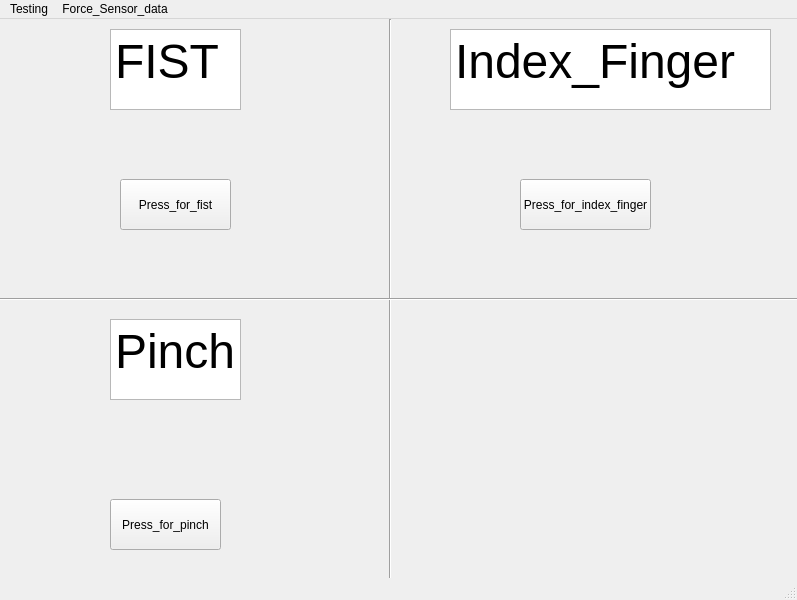
<?xml version="1.0" encoding="UTF-8"?>
<ui version="4.0">
 <class>MainWindow</class>
 <widget class="QMainWindow" name="MainWindow">
  <property name="geometry">
   <rect>
    <x>0</x>
    <y>0</y>
    <width>797</width>
    <height>600</height>
   </rect>
  </property>
  <property name="windowTitle">
   <string>MainWindow</string>
  </property>
  <widget class="QWidget" name="centralwidget">
   <widget class="Line" name="line">
    <property name="geometry">
     <rect>
      <x>380</x>
      <y>0</y>
      <width>21</width>
      <height>561</height>
     </rect>
    </property>
    <property name="orientation">
     <enum>Qt::Vertical</enum>
    </property>
   </widget>
   <widget class="Line" name="line_2">
    <property name="geometry">
     <rect>
      <x>-10</x>
      <y>260</y>
      <width>821</width>
      <height>41</height>
     </rect>
    </property>
    <property name="orientation">
     <enum>Qt::Horizontal</enum>
    </property>
   </widget>
   <widget class="QTextBrowser" name="textBrowser">
    <property name="geometry">
     <rect>
      <x>110</x>
      <y>10</y>
      <width>131</width>
      <height>81</height>
     </rect>
    </property>
    <property name="html">
     <string>&lt;!DOCTYPE HTML PUBLIC &quot;-//W3C//DTD HTML 4.0//EN&quot; &quot;http://www.w3.org/TR/REC-html40/strict.dtd&quot;&gt;
&lt;html&gt;&lt;head&gt;&lt;meta name=&quot;qrichtext&quot; content=&quot;1&quot; /&gt;&lt;style type=&quot;text/css&quot;&gt;
p, li { white-space: pre-wrap; }
&lt;/style&gt;&lt;/head&gt;&lt;body style=&quot; font-family:'MS Shell Dlg 2'; font-size:8.25pt; font-weight:400; font-style:normal;&quot;&gt;
&lt;p style=&quot; margin-top:0px; margin-bottom:0px; margin-left:0px; margin-right:0px; -qt-block-indent:0; text-indent:0px;&quot;&gt;&lt;span style=&quot; font-size:36pt;&quot;&gt;FIST&lt;/span&gt;&lt;/p&gt;&lt;/body&gt;&lt;/html&gt;</string>
    </property>
   </widget>
   <widget class="QPushButton" name="pushButton">
    <property name="geometry">
     <rect>
      <x>120</x>
      <y>160</y>
      <width>111</width>
      <height>51</height>
     </rect>
    </property>
    <property name="text">
     <string>Press_for_fist</string>
    </property>
   </widget>
   <widget class="QPushButton" name="pushButton_2">
    <property name="geometry">
     <rect>
      <x>110</x>
      <y>480</y>
      <width>111</width>
      <height>51</height>
     </rect>
    </property>
    <property name="text">
     <string>Press_for_pinch</string>
    </property>
   </widget>
   <widget class="QPushButton" name="pushButton_4">
    <property name="geometry">
     <rect>
      <x>520</x>
      <y>160</y>
      <width>131</width>
      <height>51</height>
     </rect>
    </property>
    <property name="text">
     <string>Press_for_index_finger</string>
    </property>
   </widget>
   <widget class="QTextBrowser" name="textBrowser_2">
    <property name="geometry">
     <rect>
      <x>450</x>
      <y>10</y>
      <width>321</width>
      <height>81</height>
     </rect>
    </property>
    <property name="html">
     <string>&lt;!DOCTYPE HTML PUBLIC &quot;-//W3C//DTD HTML 4.0//EN&quot; &quot;http://www.w3.org/TR/REC-html40/strict.dtd&quot;&gt;
&lt;html&gt;&lt;head&gt;&lt;meta name=&quot;qrichtext&quot; content=&quot;1&quot; /&gt;&lt;style type=&quot;text/css&quot;&gt;
p, li { white-space: pre-wrap; }
&lt;/style&gt;&lt;/head&gt;&lt;body style=&quot; font-family:'MS Shell Dlg 2'; font-size:8.25pt; font-weight:400; font-style:normal;&quot;&gt;
&lt;p style=&quot; margin-top:0px; margin-bottom:0px; margin-left:0px; margin-right:0px; -qt-block-indent:0; text-indent:0px;&quot;&gt;&lt;span style=&quot; font-size:36pt;&quot;&gt;Index_Finger&lt;/span&gt;&lt;/p&gt;&lt;/body&gt;&lt;/html&gt;</string>
    </property>
   </widget>
   <widget class="QTextBrowser" name="textBrowser_3">
    <property name="geometry">
     <rect>
      <x>110</x>
      <y>300</y>
      <width>131</width>
      <height>81</height>
     </rect>
    </property>
    <property name="html">
     <string>&lt;!DOCTYPE HTML PUBLIC &quot;-//W3C//DTD HTML 4.0//EN&quot; &quot;http://www.w3.org/TR/REC-html40/strict.dtd&quot;&gt;
&lt;html&gt;&lt;head&gt;&lt;meta name=&quot;qrichtext&quot; content=&quot;1&quot; /&gt;&lt;style type=&quot;text/css&quot;&gt;
p, li { white-space: pre-wrap; }
&lt;/style&gt;&lt;/head&gt;&lt;body style=&quot; font-family:'MS Shell Dlg 2'; font-size:8.25pt; font-weight:400; font-style:normal;&quot;&gt;
&lt;p style=&quot; margin-top:0px; margin-bottom:0px; margin-left:0px; margin-right:0px; -qt-block-indent:0; text-indent:0px;&quot;&gt;&lt;span style=&quot; font-size:36pt;&quot;&gt;Pinch&lt;/span&gt;&lt;/p&gt;&lt;/body&gt;&lt;/html&gt;</string>
    </property>
   </widget>
  </widget>
  <widget class="QMenuBar" name="menubar">
   <property name="geometry">
    <rect>
     <x>0</x>
     <y>0</y>
     <width>797</width>
     <height>21</height>
    </rect>
   </property>
   <widget class="QMenu" name="menuTesting">
    <property name="title">
     <string>Testing</string>
    </property>
   </widget>
   <widget class="QMenu" name="menuForce_Sensor_data">
    <property name="title">
     <string>Force_Sensor_data</string>
    </property>
    <addaction name="actionForce_sensor_array"/>
   </widget>
   <addaction name="menuTesting"/>
   <addaction name="menuForce_Sensor_data"/>
  </widget>
  <widget class="QStatusBar" name="statusbar"/>
  <action name="actionForce_sensor_array">
   <property name="text">
    <string>Force_sensor_array</string>
   </property>
  </action>
 </widget>
 <resources/>
 <connections/>
</ui>
